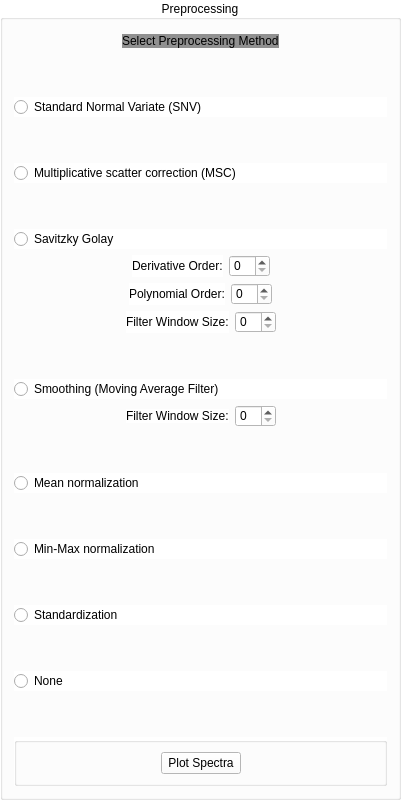
           <widget class="QGroupBox" name="groupBox_8">
            <property name="styleSheet">
             <string notr="true">background-color: rgb(255, 255, 255);
color: black;</string>
            </property>
            <property name="title">
             <string>Preprocessing</string>
            </property>
            <property name="alignment">
             <set>Qt::AlignCenter</set>
            </property>
            <layout class="QGridLayout" name="gridLayout_23">
             <item row="0" column="0">
              <layout class="QVBoxLayout" name="verticalLayout_57">
               <item>
                <layout class="QHBoxLayout" name="horizontalLayout_30">
                 <item>
                  <spacer name="horizontalSpacer_38">
                   <property name="orientation">
                    <enum>Qt::Horizontal</enum>
                   </property>
                   <property name="sizeHint" stdset="0">
                    <size>
                     <width>108</width>
                     <height>20</height>
                    </size>
                   </property>
                  </spacer>
                 </item>
                 <item>
                  <widget class="QLabel" name="label_32">
                   <property name="sizePolicy">
                    <sizepolicy hsizetype="Preferred" vsizetype="Maximum">
                     <horstretch>0</horstretch>
                     <verstretch>0</verstretch>
                    </sizepolicy>
                   </property>
                   <property name="styleSheet">
                    <string notr="true">background-color: rgb(144, 144, 144);
color: black;</string>
                   </property>
                   <property name="text">
                    <string>Select Preprocessing Method</string>
                   </property>
                  </widget>
                 </item>
                 <item>
                  <spacer name="horizontalSpacer_39">
                   <property name="orientation">
                    <enum>Qt::Horizontal</enum>
                   </property>
                   <property name="sizeHint" stdset="0">
                    <size>
                     <width>108</width>
                     <height>20</height>
                    </size>
                   </property>
                  </spacer>
                 </item>
                </layout>
               </item>
               <item>
                <spacer name="verticalSpacer_16">
                 <property name="orientation">
                  <enum>Qt::Vertical</enum>
                 </property>
                 <property name="sizeHint" stdset="0">
                  <size>
                   <width>20</width>
                   <height>40</height>
                  </size>
                 </property>
                </spacer>
               </item>
               <item>
                <widget class="QRadioButton" name="RB_SNV_Pred">
                 <property name="text">
                  <string>Standard Normal Variate (SNV)</string>
                 </property>
                </widget>
               </item>
               <item>
                <spacer name="verticalSpacer_17">
                 <property name="orientation">
                  <enum>Qt::Vertical</enum>
                 </property>
                 <property name="sizeHint" stdset="0">
                  <size>
                   <width>20</width>
                   <height>40</height>
                  </size>
                 </property>
                </spacer>
               </item>
               <item>
                <widget class="QRadioButton" name="RB_MSC_Pred">
                 <property name="text">
                  <string>Multiplicative scatter correction (MSC)</string>
                 </property>
                </widget>
               </item>
               <item>
                <layout class="QVBoxLayout" name="verticalLayout_39">
                 <item>
                  <spacer name="verticalSpacer_27">
                   <property name="orientation">
                    <enum>Qt::Vertical</enum>
                   </property>
                   <property name="sizeHint" stdset="0">
                    <size>
                     <width>20</width>
                     <height>40</height>
                    </size>
                   </property>
                  </spacer>
                 </item>
                 <item>
                  <widget class="QRadioButton" name="RB_Savitzky_Pred">
                   <property name="text">
                    <string>Savitzky Golay</string>
                   </property>
                  </widget>
                 </item>
                 <item>
                  <layout class="QHBoxLayout" name="horizontalLayout_50">
                   <item>
                    <spacer name="horizontalSpacer_56">
                     <property name="orientation">
                      <enum>Qt::Horizontal</enum>
                     </property>
                     <property name="sizeHint" stdset="0">
                      <size>
                       <width>40</width>
                       <height>20</height>
                      </size>
                     </property>
                    </spacer>
                   </item>
                   <item>
                    <widget class="QLabel" name="LB_SG_Deriv_Pred">
                     <property name="sizePolicy">
                      <sizepolicy hsizetype="Maximum" vsizetype="Preferred">
                       <horstretch>0</horstretch>
                       <verstretch>0</verstretch>
                      </sizepolicy>
                     </property>
                     <property name="text">
                      <string>Derivative Order:</string>
                     </property>
                    </widget>
                   </item>
                   <item>
                    <widget class="QSpinBox" name="SB_SG_Deriv_Pred">
                     <property name="sizePolicy">
                      <sizepolicy hsizetype="Fixed" vsizetype="Fixed">
                       <horstretch>0</horstretch>
                       <verstretch>0</verstretch>
                      </sizepolicy>
                     </property>
                    </widget>
                   </item>
                   <item>
                    <spacer name="horizontalSpacer_57">
                     <property name="orientation">
                      <enum>Qt::Horizontal</enum>
                     </property>
                     <property name="sizeHint" stdset="0">
                      <size>
                       <width>40</width>
                       <height>20</height>
                      </size>
                     </property>
                    </spacer>
                   </item>
                  </layout>
                 </item>
                 <item>
                  <layout class="QHBoxLayout" name="horizontalLayout_51">
                   <item>
                    <spacer name="horizontalSpacer_58">
                     <property name="orientation">
                      <enum>Qt::Horizontal</enum>
                     </property>
                     <property name="sizeHint" stdset="0">
                      <size>
                       <width>40</width>
                       <height>20</height>
                      </size>
                     </property>
                    </spacer>
                   </item>
                   <item>
                    <widget class="QLabel" name="LB_SG_Poly_Pred">
                     <property name="sizePolicy">
                      <sizepolicy hsizetype="Maximum" vsizetype="Preferred">
                       <horstretch>0</horstretch>
                       <verstretch>0</verstretch>
                      </sizepolicy>
                     </property>
                     <property name="text">
                      <string>Polynomial Order:</string>
                     </property>
                    </widget>
                   </item>
                   <item>
                    <widget class="QSpinBox" name="SB_SG_Poly_Pred">
                     <property name="sizePolicy">
                      <sizepolicy hsizetype="Fixed" vsizetype="Fixed">
                       <horstretch>0</horstretch>
                       <verstretch>0</verstretch>
                      </sizepolicy>
                     </property>
                    </widget>
                   </item>
                   <item>
                    <spacer name="horizontalSpacer_59">
                     <property name="orientation">
                      <enum>Qt::Horizontal</enum>
                     </property>
                     <property name="sizeHint" stdset="0">
                      <size>
                       <width>40</width>
                       <height>20</height>
                      </size>
                     </property>
                    </spacer>
                   </item>
                  </layout>
                 </item>
                 <item>
                  <layout class="QHBoxLayout" name="horizontalLayout_52">
                   <item>
                    <spacer name="horizontalSpacer_60">
                     <property name="orientation">
                      <enum>Qt::Horizontal</enum>
                     </property>
                     <property name="sizeHint" stdset="0">
                      <size>
                       <width>40</width>
                       <height>20</height>
                      </size>
                     </property>
                    </spacer>
                   </item>
                   <item>
                    <widget class="QLabel" name="LB_SG_Wndw_Pred">
                     <property name="sizePolicy">
                      <sizepolicy hsizetype="Maximum" vsizetype="Preferred">
                       <horstretch>0</horstretch>
                       <verstretch>0</verstretch>
                      </sizepolicy>
                     </property>
                     <property name="text">
                      <string>Filter Window Size:</string>
                     </property>
                    </widget>
                   </item>
                   <item>
                    <widget class="QSpinBox" name="SB_SG_Wndw_Pred">
                     <property name="sizePolicy">
                      <sizepolicy hsizetype="Fixed" vsizetype="Fixed">
                       <horstretch>0</horstretch>
                       <verstretch>0</verstretch>
                      </sizepolicy>
                     </property>
                    </widget>
                   </item>
                   <item>
                    <spacer name="horizontalSpacer_61">
                     <property name="orientation">
                      <enum>Qt::Horizontal</enum>
                     </property>
                     <property name="sizeHint" stdset="0">
                      <size>
                       <width>40</width>
                       <height>20</height>
                      </size>
                     </property>
                    </spacer>
                   </item>
                  </layout>
                 </item>
                </layout>
               </item>
               <item>
                <spacer name="verticalSpacer_28">
                 <property name="orientation">
                  <enum>Qt::Vertical</enum>
                 </property>
                 <property name="sizeHint" stdset="0">
                  <size>
                   <width>20</width>
                   <height>40</height>
                  </size>
                 </property>
                </spacer>
               </item>
               <item>
                <layout class="QVBoxLayout" name="verticalLayout_56">
                 <item>
                  <widget class="QRadioButton" name="RB_Smooth_Pred">
                   <property name="text">
                    <string>Smoothing (Moving Average Filter)</string>
                   </property>
                  </widget>
                 </item>
                 <item>
                  <layout class="QHBoxLayout" name="horizontalLayout_53">
                   <item>
                    <spacer name="horizontalSpacer_62">
                     <property name="orientation">
                      <enum>Qt::Horizontal</enum>
                     </property>
                     <property name="sizeHint" stdset="0">
                      <size>
                       <width>40</width>
                       <height>20</height>
                      </size>
                     </property>
                    </spacer>
                   </item>
                   <item>
                    <widget class="QLabel" name="LB_Smooth_Wndw_Pred">
                     <property name="sizePolicy">
                      <sizepolicy hsizetype="Maximum" vsizetype="Maximum">
                       <horstretch>0</horstretch>
                       <verstretch>0</verstretch>
                      </sizepolicy>
                     </property>
                     <property name="text">
                      <string>Filter Window Size:</string>
                     </property>
                    </widget>
                   </item>
                   <item>
                    <widget class="QSpinBox" name="SB_Smooth_Wndw_Pred">
                     <property name="sizePolicy">
                      <sizepolicy hsizetype="Fixed" vsizetype="Fixed">
                       <horstretch>0</horstretch>
                       <verstretch>0</verstretch>
                      </sizepolicy>
                     </property>
                    </widget>
                   </item>
                   <item>
                    <spacer name="horizontalSpacer_63">
                     <property name="orientation">
                      <enum>Qt::Horizontal</enum>
                     </property>
                     <property name="sizeHint" stdset="0">
                      <size>
                       <width>40</width>
                       <height>20</height>
                      </size>
                     </property>
                    </spacer>
                   </item>
                  </layout>
                 </item>
                </layout>
               </item>
               <item>
                <spacer name="verticalSpacer_31">
                 <property name="orientation">
                  <enum>Qt::Vertical</enum>
                 </property>
                 <property name="sizeHint" stdset="0">
                  <size>
                   <width>20</width>
                   <height>40</height>
                  </size>
                 </property>
                </spacer>
               </item>
               <item>
                <widget class="QRadioButton" name="RB_MeanNorm_Pred">
                 <property name="text">
                  <string>Mean normalization</string>
                 </property>
                </widget>
               </item>
               <item>
                <spacer name="verticalSpacer_32">
                 <property name="orientation">
                  <enum>Qt::Vertical</enum>
                 </property>
                 <property name="sizeHint" stdset="0">
                  <size>
                   <width>20</width>
                   <height>40</height>
                  </size>
                 </property>
                </spacer>
               </item>
               <item>
                <widget class="QRadioButton" name="RB_MinMaxNorm_Pred">
                 <property name="text">
                  <string>Min-Max normalization</string>
                 </property>
                </widget>
               </item>
               <item>
                <spacer name="verticalSpacer_33">
                 <property name="orientation">
                  <enum>Qt::Vertical</enum>
                 </property>
                 <property name="sizeHint" stdset="0">
                  <size>
                   <width>20</width>
                   <height>40</height>
                  </size>
                 </property>
                </spacer>
               </item>
               <item>
                <widget class="QRadioButton" name="RB_Standard_Pred">
                 <property name="text">
                  <string>Standardization</string>
                 </property>
                </widget>
               </item>
               <item>
                <spacer name="verticalSpacer_34">
                 <property name="orientation">
                  <enum>Qt::Vertical</enum>
                 </property>
                 <property name="sizeHint" stdset="0">
                  <size>
                   <width>20</width>
                   <height>40</height>
                  </size>
                 </property>
                </spacer>
               </item>
               <item>
                <widget class="QRadioButton" name="RB_NoPreproc_Pred">
                 <property name="text">
                  <string>None</string>
                 </property>
                </widget>
               </item>
               <item>
                <spacer name="verticalSpacer_35">
                 <property name="orientation">
                  <enum>Qt::Vertical</enum>
                 </property>
                 <property name="sizeHint" stdset="0">
                  <size>
                   <width>20</width>
                   <height>40</height>
                  </size>
                 </property>
                </spacer>
               </item>
               <item>
                <widget class="QGroupBox" name="groupBox_32">
                 <property name="sizePolicy">
                  <sizepolicy hsizetype="Preferred" vsizetype="Maximum">
                   <horstretch>0</horstretch>
                   <verstretch>0</verstretch>
                  </sizepolicy>
                 </property>
                 <property name="title">
                  <string/>
                 </property>
                 <layout class="QGridLayout" name="gridLayout_26">
                  <item row="0" column="0">
                   <layout class="QHBoxLayout" name="horizontalLayout_57">
                    <item>
                     <spacer name="horizontalSpacer_70">
                      <property name="orientation">
                       <enum>Qt::Horizontal</enum>
                      </property>
                      <property name="sizeHint" stdset="0">
                       <size>
                        <width>40</width>
                        <height>20</height>
                       </size>
                      </property>
                     </spacer>
                    </item>
                    <item>
                     <widget class="QPushButton" name="PB_plot_Spectra_Pred">
                      <property name="text">
                       <string>Plot Spectra</string>
                      </property>
                     </widget>
                    </item>
                    <item>
                     <spacer name="horizontalSpacer_71">
                      <property name="orientation">
                       <enum>Qt::Horizontal</enum>
                      </property>
                      <property name="sizeHint" stdset="0">
                       <size>
                        <width>40</width>
                        <height>20</height>
                       </size>
                      </property>
                     </spacer>
                    </item>
                   </layout>
                  </item>
                 </layout>
                </widget>
               </item>
              </layout>
             </item>
            </layout>
           </widget>
